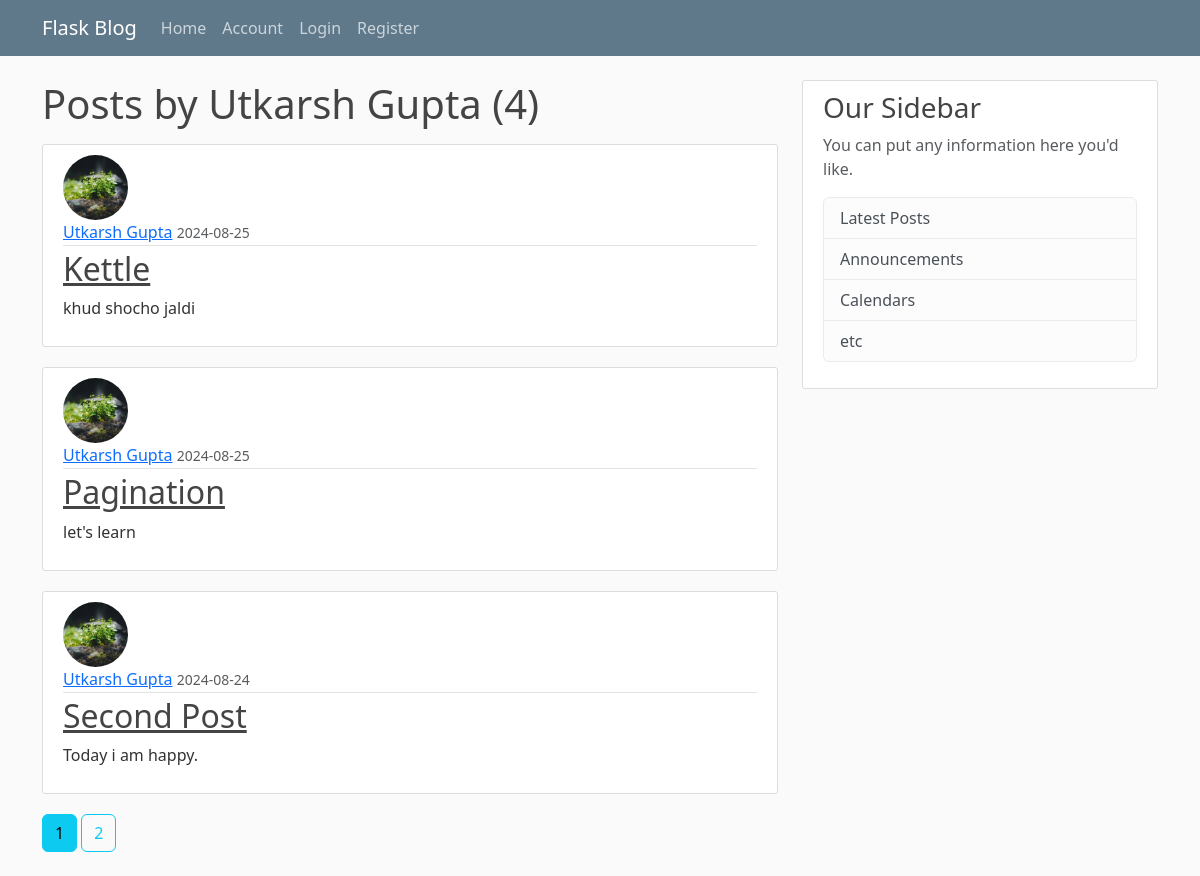
Screenshot of /user/Utkarsh Gupta with the database file from the repository.
### blog/models.py (models this page shows, shortened)
class User(db.Model, UserMixin):
    id = db.Column(db.Integer, primary_key=True)
    username = db.Column(db.String(20), unique=True, nullable=False)
    email = db.Column(db.String(120), unique=True, nullable=False)
    image_file = db.Column(db.String(20), nullable=False, default='default.jpg')
    password =  db.Column(db.String(60), nullable=False)
    posts = db.relationship('Post', backref='author', lazy=True) #not a column of table used to define relation referenced Post class

class Post(db.Model):
    id = db.Column(db.Integer, primary_key=True)
    title = db.Column(db.String(100), nullable=False)
    date_posted = db.Column(db.DateTime, nullable=False, default=datetime.utcnow)
    content = db.Column(db.Text, nullable=False)
    user_id = db.Column(db.Integer, db.ForeignKey('user.id'), nullable=False) #user table is used

### blog/routes.py (the view)
@app.route("/user/<string:username>")
def user_posts(username):
    page = request.args.get('page', 1, type=int)
    user = User.query.filter_by(username=username).first_or_404()
    posts = Post.query.filter_by(user_id=user.id).order_by(Post.date_posted.desc()).paginate(per_page=3, page=page)
    return render_template("user_posts.html", posts=posts, user=user)

### blog/templates/user_posts.html
{% extends "layout.html" %}
{% block content %}
    <h1 class="mb-3">Posts by {{ user.username }} ({{ posts.total }})</h1>
    {% for post in posts.items %}
        <article class="media content-section">
          <img class="rounded-circle article-img" src="{{ url_for('static', filename='profile_pic/' + post.author.image_file) }}">
          <div class="media-body">
            <div class="article-metadata">
              <a class="mr-2" href="{{ url_for('user_posts', username=post.author.username) }}">{{ post.author.username }}</a>
              <small class="text-muted">{{ post.date_posted.strftime('%Y-%m-%d') }}</small>
            </div>
            <h2><a class="article-title" href="{{ url_for('post', post_id=post.id) }}">{{ post.title }}</a></h2>
            <p class="article-content">{{ post.content }}</p>
          </div>
        </article>
    {% endfor %}
    {% for page_num in posts.iter_pages(left_edge=1, right_edge=1, left_current=1, right_current=2) %}
      {% if page_num %}
        {% if posts.page == page_num %}
          <a class="btn btn-info mb-4" href="{{ url_for('user_posts', username=user.username, page=page_num) }}">{{ page_num }}</a>
        {% else %}
          <a class="btn btn-outline-info mb-4" href="{{ url_for('user_posts', username=user.username, page=page_num) }}">{{ page_num }}</a>
        {% endif %}
      {% else %}
        ...
      {% endif %}
    {% endfor %}
{% endblock content %}

### blog/static/main.css (style rules this page uses)
body { background: #fafafa; color: #333333; margin-top: 5rem; }
h1, h2, h3, h4, h5, h6 { color: #444444; }
.content-section { background: #ffffff; padding: 10px 20px; border: 1px solid #dddddd; border-radius: 3px; margin-bottom: 20px; }
.article-title { color: #444444; }
.article-content { white-space: pre-line; }
.article-img { height: 65px; width: 65px; margin-right: 16px; }
.article-metadata { padding-bottom: 1px; margin-bottom: 4px; border-bottom: 1px solid #e3e3e3 }

### rows the page displays
User: username "Utkarsh Gupta"
Post: image_file (picture), author.username "Utkarsh Gupta", date_posted "2024-08-25", title "Kettle", content "khud shocho jaldi"
Post: image_file (picture), author.username "Utkarsh Gupta", date_posted "2024-08-25", title "Pagination", content "let's learn"
Post: image_file (picture), author.username "Utkarsh Gupta", date_posted "2024-08-24", title "Second Post", content "Today i am happy."

### other values shown
{{ posts.total }} "4"
{{ page_num }} "1"
{{ page_num }} "2"
